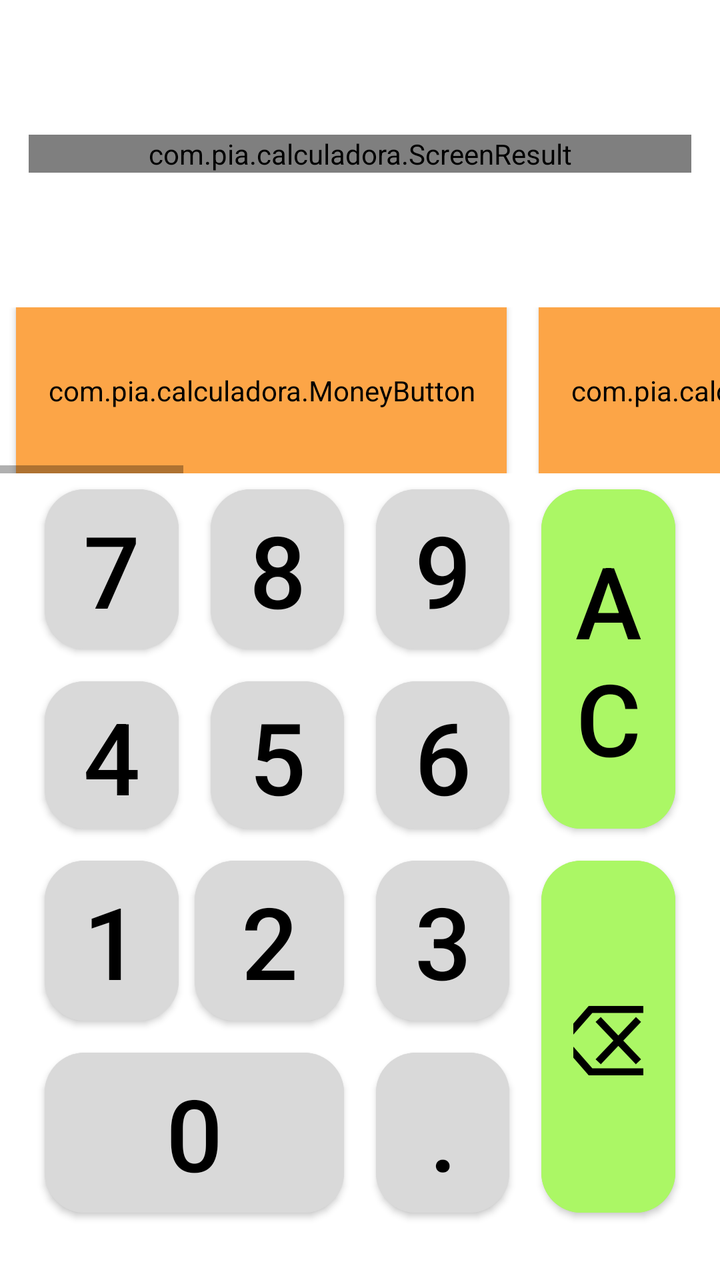
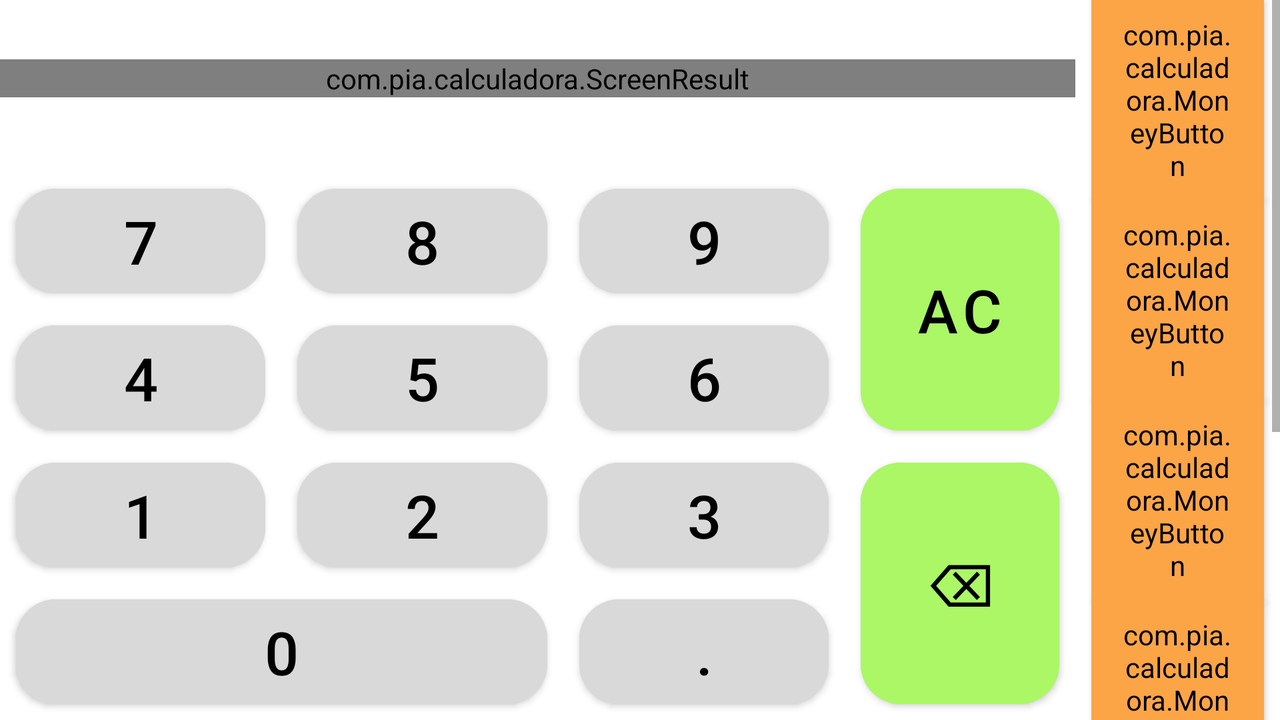

Compare how this app lays out the same screen by default and in its alternative resource folder. The renders come first, then the two layout files and the values they reference.
<!-- AndroidManifest.xml: application theme Theme.Calculadora -->
<!-- res/layout/activity_main.xml -->
<?xml version="1.0" encoding="utf-8"?>
<androidx.constraintlayout.widget.ConstraintLayout xmlns:android="http://schemas.android.com/apk/res/android"
    xmlns:app="http://schemas.android.com/apk/res-auto"
    xmlns:tools="http://schemas.android.com/tools"
    android:layout_width="match_parent"
    android:layout_height="match_parent"
    tools:context=".MainActivity">

    <androidx.constraintlayout.widget.Guideline
        android:id="@+id/guideline2"
        android:layout_width="wrap_content"
        android:layout_height="wrap_content"
        android:orientation="horizontal"
        app:layout_constraintGuide_percent="0.37" />

    <androidx.constraintlayout.widget.Guideline
        android:id="@+id/guideline3"
        android:layout_width="wrap_content"
        android:layout_height="wrap_content"
        android:orientation="horizontal"
        app:layout_constraintGuide_percent="0.24" />

    <androidx.constraintlayout.widget.Guideline
        android:id="@+id/guideline4"
        android:layout_width="wrap_content"
        android:layout_height="wrap_content"
        android:orientation="horizontal"
        app:layout_constraintGuide_percent="0.96" />

    <androidx.constraintlayout.widget.Guideline
        android:id="@+id/guideline5"
        android:layout_width="wrap_content"
        android:layout_height="wrap_content"
        android:orientation="horizontal"
        app:layout_constraintGuide_percent="0.66" />

    <androidx.constraintlayout.widget.Guideline
        android:id="@+id/guideline6"
        android:layout_width="wrap_content"
        android:layout_height="wrap_content"
        android:orientation="horizontal"
        app:layout_constraintGuide_percent="0.81" />

    <androidx.constraintlayout.widget.Guideline
        android:id="@+id/guideline7"
        android:layout_width="wrap_content"
        android:layout_height="wrap_content"
        android:orientation="vertical"
        app:layout_constraintGuide_percent="0.04" />

    <androidx.constraintlayout.widget.Guideline
        android:id="@+id/guideline8"
        android:layout_width="wrap_content"
        android:layout_height="wrap_content"
        android:orientation="vertical"
        app:layout_constraintGuide_percent="0.73" />

    <androidx.constraintlayout.widget.Barrier
        android:id="@+id/barrier2"
        android:layout_width="wrap_content"
        android:layout_height="wrap_content"
        app:barrierDirection="left" />

    <androidx.constraintlayout.widget.Guideline
        android:id="@+id/guideline9"
        android:layout_width="wrap_content"
        android:layout_height="wrap_content"
        android:orientation="vertical"
        app:layout_constraintGuide_percent="0.27" />

    <androidx.constraintlayout.widget.Guideline
        android:id="@+id/guideline10"
        android:layout_width="wrap_content"
        android:layout_height="wrap_content"
        android:orientation="vertical"
        app:layout_constraintGuide_percent="0.5" />

    <Button
        android:id="@+id/btnDecimal"
        style="@style/numberButton"
        android:text="@string/decimal_separator"
        app:layout_constraintBottom_toTopOf="@+id/guideline4"
        app:layout_constraintEnd_toStartOf="@+id/guideline8"
        app:layout_constraintStart_toStartOf="@+id/guideline10"
        app:layout_constraintTop_toTopOf="@+id/guideline6" />

    <Button
        android:id="@+id/btnNumber0"
        style="@style/numberButton"
        android:text="@string/number0"
        app:layout_constraintBottom_toTopOf="@+id/guideline4"
        app:layout_constraintEnd_toStartOf="@+id/guideline10"
        app:layout_constraintStart_toStartOf="@+id/guideline7"
        app:layout_constraintTop_toTopOf="@+id/guideline6" />

    <Button
        android:id="@+id/btnNumber1"
        style="@style/numberButton"
        android:text="@string/number1"
        app:layout_constraintBottom_toTopOf="@+id/guideline6"
        app:layout_constraintEnd_toStartOf="@+id/guideline9"
        app:layout_constraintStart_toStartOf="@+id/guideline7"
        app:layout_constraintTop_toTopOf="@+id/guideline5"/>

    <Button
        android:id="@+id/btnNumber2"
        style="@style/numberButton"
        android:text="@string/number2"
        app:layout_constraintBottom_toTopOf="@+id/guideline6"
        app:layout_constraintEnd_toStartOf="@+id/guideline10"
        app:layout_constraintStart_toEndOf="@+id/btnNumber1"
        app:layout_constraintTop_toTopOf="@+id/guideline5" />

    <Button
        android:id="@+id/btnNumber3"
        style="@style/numberButton"
        android:text="@string/number3"
        app:layout_constraintBottom_toTopOf="@+id/guideline6"
        app:layout_constraintEnd_toStartOf="@+id/guideline8"
        app:layout_constraintStart_toStartOf="@+id/guideline10"
        app:layout_constraintTop_toTopOf="@+id/guideline5" />

    <Button
        android:id="@+id/btnNumber4"
        style="@style/numberButton"
        android:text="@string/number4"
        app:layout_constraintBottom_toTopOf="@+id/guideline5"
        app:layout_constraintEnd_toStartOf="@+id/guideline9"
        app:layout_constraintStart_toStartOf="@+id/guideline7"
        app:layout_constraintTop_toTopOf="@+id/guideline13" />

    <Button
        android:id="@+id/btnNumber5"
        style="@style/numberButton"
        android:text="@string/number5"
        app:layout_constraintBottom_toTopOf="@+id/guideline5"
        app:layout_constraintEnd_toStartOf="@+id/guideline10"
        app:layout_constraintStart_toStartOf="@+id/guideline9"
        app:layout_constraintTop_toTopOf="@+id/guideline13" />

    <Button
        android:id="@+id/btnNumber6"
        style="@style/numberButton"
        android:text="@string/number6"
        app:layout_constraintBottom_toTopOf="@+id/guideline5"
        app:layout_constraintEnd_toStartOf="@+id/guideline8"
        app:layout_constraintStart_toStartOf="@+id/guideline10"
        app:layout_constraintTop_toTopOf="@+id/guideline13" />

    <androidx.constraintlayout.widget.Guideline
        android:id="@+id/guideline11"
        android:layout_width="wrap_content"
        android:layout_height="wrap_content"
        android:orientation="vertical"
        app:layout_constraintGuide_percent="0.96" />

    <Button
        android:id="@+id/btnNumberAc"
        style="@style/numberButton.buttonsDelete"
        android:text="@string/numberAc"
        app:layout_constraintBottom_toTopOf="@+id/guideline5"
        app:layout_constraintEnd_toStartOf="@+id/guideline11"
        app:layout_constraintStart_toStartOf="@+id/guideline8"
        app:layout_constraintTop_toTopOf="@+id/guideline2" />

    <Button
        android:id="@+id/btnNumberDelete"
        style="@style/numberButton.buttonsDelete"
        android:text="@string/numberDelete"
        app:layout_constraintBottom_toTopOf="@+id/guideline4"
        app:layout_constraintEnd_toStartOf="@+id/guideline11"
        app:layout_constraintStart_toStartOf="@+id/guideline8"
        app:layout_constraintTop_toTopOf="@+id/guideline5" />

    <androidx.constraintlayout.widget.Guideline
        android:id="@+id/guideline13"
        android:layout_width="wrap_content"
        android:layout_height="wrap_content"
        android:orientation="horizontal"
        app:layout_constraintGuide_percent="0.52" />

    <Button
        android:id="@+id/btnNumber7"
        style="@style/numberButton"
        android:text="@string/number7"
        app:layout_constraintBottom_toTopOf="@+id/guideline13"
        app:layout_constraintEnd_toStartOf="@+id/guideline9"
        app:layout_constraintStart_toStartOf="@+id/guideline7"
        app:layout_constraintTop_toTopOf="@+id/guideline2" />

    <Button
        android:id="@+id/btnNumber8"
        style="@style/numberButton"
        android:text="@string/number8"
        app:layout_constraintBottom_toTopOf="@+id/guideline13"
        app:layout_constraintEnd_toStartOf="@+id/guideline10"
        app:layout_constraintStart_toStartOf="@+id/guideline9"
        app:layout_constraintTop_toTopOf="@+id/guideline2" />

    <Button
        android:id="@+id/btnNumber9"
        style="@style/numberButton"
        android:text="@string/number9"
        app:layout_constraintBottom_toTopOf="@+id/guideline13"
        app:layout_constraintEnd_toStartOf="@+id/guideline8"
        app:layout_constraintStart_toStartOf="@+id/guideline10"
        app:layout_constraintTop_toTopOf="@+id/guideline2"
        app:layout_constraintVertical_bias="0.47" />

    <com.pia.calculadora.ScreenResult
        android:id="@+id/txScreen"
        style="@style/screenResult"
        app:layout_constraintBottom_toTopOf="@+id/guideline3"
        app:layout_constraintEnd_toStartOf="@+id/guideline11"
        app:layout_constraintStart_toStartOf="@+id/guideline7"
        app:layout_constraintTop_toTopOf="parent" />

    <HorizontalScrollView
        android:id="@+id/scrollMoneyButtons"
        android:layout_width="0dp"
        android:layout_height="0dp"
        app:layout_constraintBottom_toTopOf="@+id/guideline2"
        app:layout_constraintEnd_toEndOf="parent"
        app:layout_constraintStart_toStartOf="parent"
        app:layout_constraintTop_toTopOf="@+id/guideline3">

        <LinearLayout
            android:id="@+id/linearMoneyButtons"
            android:layout_width="wrap_content"
            android:layout_height="match_parent">

            <com.pia.calculadora.MoneyButton
                android:id="@+id/btnMoneyEuro"
                style="@style/moneyButtons"
                android:text="@string/current_money" />

            <com.pia.calculadora.MoneyButton
                android:id="@+id/btnMoneyBTC"
                style="@style/moneyButtons"
                android:text="@string/moneyBTC" />

            <com.pia.calculadora.MoneyButton
                android:id="@+id/btnMoneyADA"
                style="@style/moneyButtons"
                android:text="@string/moneyADA" />

            <com.pia.calculadora.MoneyButton
                android:id="@+id/btnMoneyETH"
                style="@style/moneyButtons"
                android:text="@string/moneyETH" />

            <com.pia.calculadora.MoneyButton
                android:id="@+id/btnMoneyLTC"
                style="@style/moneyButtons"
                android:text="@string/moneyLTC" />

            <Button
                android:id="@+id/btnAddMoney"
                style="@style/moneyButtons.addMoneyButton" />

        </LinearLayout>
    </HorizontalScrollView>
</androidx.constraintlayout.widget.ConstraintLayout>
<!-- resources referenced by this layout -->
<resources>
  <string name="current_money">$</string>
  <string name="decimal_separator">.</string>
  <string name="moneyADA" translatable="false">ADA</string>
  <string name="moneyBTC" translatable="false">BTC</string>
  <string name="moneyETH" translatable="false">ETH</string>
  <string name="moneyLTC" translatable="false">LTC</string>
  <string name="number0" translatable="false">0</string>
  <string name="number1" translatable="false">1</string>
  <string name="number2" translatable="false">2</string>
  <string name="number3" translatable="false">3</string>
  <string name="number4" translatable="false">4</string>
  <string name="number5" translatable="false">5</string>
  <string name="number6" translatable="false">6</string>
  <string name="number7" translatable="false">7</string>
  <string name="number8" translatable="false">8</string>
  <string name="number9" translatable="false">9</string>
  <string name="numberAc" translatable="false">AC</string>
  <string name="numberDelete" translatable="false">⌫</string>
  <style name="moneyButtons" parent="Widget.MaterialComponents.Button">
          <item name="android:layout_width">match_parent</item>
          <item name="android:layout_height">match_parent</item>
          <item name="android:layout_marginStart">8dp</item>
          <item name="android:layout_marginEnd">8dp</item>
          <item name="android:backgroundTint">@color/buttons_money_bg</item>
          <item name="android:textColor">@color/buttons_money_tx</item>
          <item name="android:textSize">20dp</item>
          <item name="cornerRadius">10dp</item>
          <item name="android:layout_weight">1</item>
      </style>
  <style name="moneyButtons.addMoneyButton">
          <item name="cornerRadius">1000dp</item>
          <item name="android:backgroundTint">@color/gray_dark</item>
          <item name="icon">@drawable/ic_add_64</item>
          <item name="iconTint">@color/white</item>
          <item name="android:layout_width">90dp</item>
          <item name="android:layout_height">match_parent</item>
          <item name="android:onClick">addMoney</item>
      </style>
  <style name="numberButton.buttonsDelete">
          <item name="android:backgroundTint">@color/light_green</item>
          <item name="android:onClick">deleteClick</item>
      </style>
  <style name="screenResult" parent="Widget.MaterialComponents.TextView">
          <item name="android:layout_width">0dp</item>
          
          <item name="android:layout_height">wrap_content</item>
          <item name="android:text">0</item>
          <item name="android:gravity">end</item>
          <item name="android:textSize">90sp</item>
          <item name="android:inputType">textMultiLine</item>
  
  
  
  
  
  
      </style>
  <style name="Theme.Calculadora" parent="Theme.MaterialComponents.DayNight.DarkActionBar">
          
          <item name="colorPrimary">@color/purple_500</item>
          <item name="colorPrimaryVariant">@color/purple_700</item>
          <item name="colorOnPrimary">@color/white</item>
          
          <item name="colorSecondary">@color/teal_200</item>
          <item name="colorSecondaryVariant">@color/teal_700</item>
          <item name="colorOnSecondary">@color/black</item>
          
          <item name="android:statusBarColor" tools:targetApi="l">@color/gray</item>
          
          <item name="itemTextColor">@color/black</item>
          <item name="backgroundTint">@color/gray</item>
  
          <item name="windowNoTitle">true</item>
          <item name="windowActionBar">false</item>
      </style>
  <color name="gray_dark">#FF424242</color>
  <color name="white">#FFFFFFFF</color>
  <color name="light_green">#FFABF765</color>
  <color name="purple_500">#FF6200EE</color>
  <color name="purple_700">#FF3700B3</color>
  <color name="teal_200">#FF03DAC5</color>
  <color name="teal_700">#FF018786</color>
  <color name="black">#FF000000</color>
  <color name="gray">#FFD9D9D9</color>
  <!-- some entries are left out for length -->
</resources>
<!-- res/layout-land/activity_main.xml (the repository's variant of the layout above) -->
<!-- drawn on the phone turned sideways -->
<?xml version="1.0" encoding="utf-8"?>
<androidx.constraintlayout.widget.ConstraintLayout xmlns:android="http://schemas.android.com/apk/res/android"
    xmlns:app="http://schemas.android.com/apk/res-auto"
    android:layout_width="match_parent"
    android:layout_height="match_parent">

    <androidx.constraintlayout.widget.Guideline
        android:id="@+id/guideline12"
        android:layout_width="wrap_content"
        android:layout_height="wrap_content"
        android:orientation="vertical"
        app:layout_constraintGuide_percent="0.84" />

    <androidx.constraintlayout.widget.Guideline
        android:id="@+id/guideline14"
        android:layout_width="wrap_content"
        android:layout_height="wrap_content"
        android:orientation="vertical"
        app:layout_constraintGuide_percent="0.22" />

    <androidx.constraintlayout.widget.Guideline
        android:id="@+id/guideline15"
        android:layout_width="wrap_content"
        android:layout_height="wrap_content"
        android:orientation="vertical"
        app:layout_constraintGuide_percent="0.44" />

    <androidx.constraintlayout.widget.Guideline
        android:id="@+id/guideline16"
        android:layout_width="wrap_content"
        android:layout_height="wrap_content"
        android:orientation="vertical"
        app:layout_constraintGuide_percent="0.66" />

    <androidx.constraintlayout.widget.Guideline
        android:id="@+id/guideline17"
        android:layout_width="wrap_content"
        android:layout_height="wrap_content"
        android:orientation="horizontal"
        app:layout_constraintGuide_percent="0.24" />

    <androidx.constraintlayout.widget.Guideline
        android:id="@+id/guideline18"
        android:layout_width="wrap_content"
        android:layout_height="wrap_content"
        android:orientation="horizontal"
        app:layout_constraintGuide_percent="0.43" />

    <androidx.constraintlayout.widget.Guideline
        android:id="@+id/guideline19"
        android:layout_width="wrap_content"
        android:layout_height="wrap_content"
        android:orientation="horizontal"
        app:layout_constraintGuide_percent="0.62" />

    <androidx.constraintlayout.widget.Guideline
        android:id="@+id/guideline20"
        android:layout_width="wrap_content"
        android:layout_height="wrap_content"
        android:orientation="horizontal"
        app:layout_constraintGuide_percent="0.81" />

    <ScrollView
        android:id="@+id/scrollMoneyButtons"
        android:layout_width="0dp"
        android:layout_height="0dp"
        app:layout_constraintBottom_toBottomOf="parent"
        app:layout_constraintEnd_toEndOf="parent"
        app:layout_constraintStart_toStartOf="@+id/guideline12"
        app:layout_constraintTop_toTopOf="parent">

        <LinearLayout
            android:id="@+id/linearMoneyButtons"
            android:layout_width="match_parent"
            android:layout_height="wrap_content"
            android:orientation="vertical">

            <com.pia.calculadora.MoneyButton
                android:id="@+id/btnMoneyEuro"
                style="@style/moneyButtons"
                android:layout_weight="1"
                android:minHeight="40dp"
                android:text="@string/current_money" />

            <com.pia.calculadora.MoneyButton
                android:id="@+id/btnMoneyBTC"
                style="@style/moneyButtons"
                android:layout_weight="1"
                android:text="@string/moneyBTC" />

            <com.pia.calculadora.MoneyButton
                android:id="@+id/btnMoneyADA"
                style="@style/moneyButtons"
                android:layout_weight="1"
                android:text="@string/moneyADA" />

            <com.pia.calculadora.MoneyButton
                android:id="@+id/btnMoneyETH"
                style="@style/moneyButtons"
                android:layout_weight="1"
                android:text="@string/moneyETH" />

            <com.pia.calculadora.MoneyButton
                android:id="@+id/btnMoneyLTC"
                style="@style/moneyButtons"
                android:layout_weight="1"
                android:text="@string/moneyLTC" />

            <Button
                android:id="@+id/btnAddMoney"
                style="@style/moneyButtons.addMoneyButton.addMoneyButtonLand" />
        </LinearLayout>
    </ScrollView>

    <Button
        android:id="@+id/btnNumber0"
        style="@style/numberButton"
        android:text="@string/number0"
        app:layout_constraintBottom_toBottomOf="parent"
        app:layout_constraintEnd_toStartOf="@+id/guideline15"
        app:layout_constraintStart_toStartOf="parent"
        app:layout_constraintTop_toTopOf="@+id/guideline20" />

    <Button
        android:id="@+id/btnDecimal"
        style="@style/numberButton"
        android:text="@string/decimal_separator"
        app:layout_constraintBottom_toBottomOf="parent"
        app:layout_constraintEnd_toStartOf="@+id/guideline16"
        app:layout_constraintStart_toStartOf="@+id/guideline15"
        app:layout_constraintTop_toTopOf="@+id/guideline20" />

    <Button
        android:id="@+id/btnNumberDelete"
        style="@style/numberButton.buttonsDelete"
        android:text="@string/numberDelete"
        app:layout_constraintBottom_toBottomOf="parent"
        app:layout_constraintEnd_toStartOf="@+id/guideline12"
        app:layout_constraintStart_toStartOf="@+id/guideline16"
        app:layout_constraintTop_toTopOf="@+id/guideline19" />

    <Button
        android:id="@+id/btnNumber1"
        style="@style/numberButton"
        android:text="@string/number1"
        app:layout_constraintBottom_toTopOf="@+id/guideline20"
        app:layout_constraintEnd_toStartOf="@+id/guideline14"
        app:layout_constraintStart_toStartOf="parent"
        app:layout_constraintTop_toTopOf="@+id/guideline19" />

    <Button
        android:id="@+id/btnNumber2"
        style="@style/numberButton"
        android:text="@string/number2"
        app:layout_constraintBottom_toTopOf="@+id/guideline20"
        app:layout_constraintEnd_toStartOf="@+id/guideline15"
        app:layout_constraintStart_toStartOf="@+id/guideline14"
        app:layout_constraintTop_toTopOf="@+id/guideline19" />

    <Button
        android:id="@+id/btnNumber3"
        style="@style/numberButton"
        android:text="@string/number3"
        app:layout_constraintBottom_toTopOf="@+id/guideline20"
        app:layout_constraintEnd_toStartOf="@+id/guideline16"
        app:layout_constraintStart_toStartOf="@+id/guideline15"
        app:layout_constraintTop_toTopOf="@+id/guideline19" />

    <Button
        android:id="@+id/btnNumber4"
        style="@style/numberButton"
        android:text="@string/number4"
        app:layout_constraintBottom_toTopOf="@+id/guideline19"
        app:layout_constraintEnd_toStartOf="@+id/guideline14"
        app:layout_constraintStart_toStartOf="parent"
        app:layout_constraintTop_toTopOf="@+id/guideline18" />

    <Button
        android:id="@+id/btnNumber5"
        style="@style/numberButton"
        android:text="@string/number5"
        app:layout_constraintBottom_toTopOf="@+id/guideline19"
        app:layout_constraintEnd_toStartOf="@+id/guideline15"
        app:layout_constraintStart_toStartOf="@+id/guideline14"
        app:layout_constraintTop_toTopOf="@+id/guideline18" />

    <Button
        android:id="@+id/btnNumber6"
        style="@style/numberButton"
        android:text="@string/number6"
        app:layout_constraintBottom_toTopOf="@+id/guideline19"
        app:layout_constraintEnd_toStartOf="@+id/guideline16"
        app:layout_constraintStart_toStartOf="@+id/guideline15"
        app:layout_constraintTop_toTopOf="@+id/guideline18" />

    <Button
        android:id="@+id/btnNumber7"
        style="@style/numberButton"
        android:text="@string/number7"
        app:layout_constraintBottom_toTopOf="@+id/guideline18"
        app:layout_constraintEnd_toStartOf="@+id/guideline14"
        app:layout_constraintStart_toStartOf="parent"
        app:layout_constraintTop_toTopOf="@+id/guideline17" />

    <Button
        android:id="@+id/btnNumber8"
        style="@style/numberButton"
        android:text="@string/number8"
        app:layout_constraintBottom_toTopOf="@+id/guideline18"
        app:layout_constraintEnd_toStartOf="@+id/guideline15"
        app:layout_constraintStart_toStartOf="@+id/guideline14"
        app:layout_constraintTop_toTopOf="@+id/guideline17" />

    <Button
        android:id="@+id/btnNumber9"
        style="@style/numberButton"
        android:text="@string/number9"
        app:layout_constraintBottom_toTopOf="@+id/guideline18"
        app:layout_constraintEnd_toStartOf="@+id/guideline16"
        app:layout_constraintStart_toStartOf="@+id/guideline15"
        app:layout_constraintTop_toTopOf="@+id/guideline17" />

    <Button
        android:id="@+id/btnNumberAc"
        style="@style/numberButton.buttonsDelete"

        android:text="@string/numberAc"
        app:layout_constraintBottom_toTopOf="@+id/guideline19"
        app:layout_constraintEnd_toStartOf="@+id/guideline12"
        app:layout_constraintStart_toStartOf="@+id/guideline16"
        app:layout_constraintTop_toTopOf="@+id/guideline17" />

    <com.pia.calculadora.ScreenResult
        android:id="@+id/txScreen"
        style="@style/screenResult"
        android:textSize="70sp"
        android:layout_marginBottom="8dp"
        app:layout_constraintBottom_toTopOf="@+id/guideline17"
        app:layout_constraintEnd_toStartOf="@+id/guideline12"
        app:layout_constraintStart_toStartOf="parent"
        app:layout_constraintTop_toTopOf="parent" />
</androidx.constraintlayout.widget.ConstraintLayout>
<!-- resources referenced by the variant -->
<!-- as the phone turned sideways resolves them -->
<resources>
  <string name="current_money">$</string>
  <string name="decimal_separator">.</string>
  <string name="moneyADA" translatable="false">ADA</string>
  <string name="moneyBTC" translatable="false">BTC</string>
  <string name="moneyETH" translatable="false">ETH</string>
  <string name="moneyLTC" translatable="false">LTC</string>
  <string name="number0" translatable="false">0</string>
  <string name="number1" translatable="false">1</string>
  <string name="number2" translatable="false">2</string>
  <string name="number3" translatable="false">3</string>
  <string name="number4" translatable="false">4</string>
  <string name="number5" translatable="false">5</string>
  <string name="number6" translatable="false">6</string>
  <string name="number7" translatable="false">7</string>
  <string name="number8" translatable="false">8</string>
  <string name="number9" translatable="false">9</string>
  <string name="numberAc" translatable="false">AC</string>
  <string name="numberDelete" translatable="false">⌫</string>
  <!-- from res/values-land/ -->
  <style name="moneyButtons" parent="Widget.MaterialComponents.Button">
          <item name="android:layout_width">match_parent</item>
          <item name="android:layout_height">100dp</item>
          <item name="android:layout_marginStart">8dp</item>
          <item name="android:layout_marginEnd">8dp</item>
          <item name="android:backgroundTint">@color/buttons_money_bg</item>
          <item name="android:textColor">@color/buttons_money_tx</item>
          <item name="android:textSize">20dp</item>
          <item name="cornerRadius">10dp</item>
          <item name="android:layout_weight">1</item>
      </style>
  <style name="moneyButtons.addMoneyButton.addMoneyButtonLand">
          <item name="cornerRadius">1000dp</item>
          <item name="android:backgroundTint">@color/gray_dark</item>
          <item name="icon">@drawable/ic_add_64</item>
          <item name="iconTint">@color/white</item>
          <item name="iconGravity">textTop</item>
          <item name="android:layout_width">match_parent</item>
          <item name="android:layout_height">100dp</item>
          <item name="android:onClick">addMoney</item>
      </style>
  <style name="numberButton.buttonsDelete">
          <item name="android:backgroundTint">@color/light_green</item>
          <item name="android:onClick">deleteClick</item>
      </style>
  <style name="screenResult" parent="Widget.MaterialComponents.TextView">
          <item name="android:layout_width">0dp</item>
          
          <item name="android:layout_height">wrap_content</item>
          <item name="android:text">0</item>
          <item name="android:gravity">end</item>
          <item name="android:textSize">90sp</item>
          <item name="android:inputType">textMultiLine</item>
  
  
  
  
  
  
      </style>
  <style name="Theme.Calculadora" parent="Theme.MaterialComponents.DayNight.DarkActionBar">
          
          <item name="colorPrimary">@color/purple_500</item>
          <item name="colorPrimaryVariant">@color/purple_700</item>
          <item name="colorOnPrimary">@color/white</item>
          
          <item name="colorSecondary">@color/teal_200</item>
          <item name="colorSecondaryVariant">@color/teal_700</item>
          <item name="colorOnSecondary">@color/black</item>
          
          <item name="android:statusBarColor" tools:targetApi="l">@color/gray</item>
          
          <item name="itemTextColor">@color/black</item>
          <item name="backgroundTint">@color/gray</item>
  
          <item name="windowNoTitle">true</item>
          <item name="windowActionBar">false</item>
      </style>
  <color name="gray_dark">#FF424242</color>
  <color name="white">#FFFFFFFF</color>
  <color name="light_green">#FFABF765</color>
  <color name="purple_500">#FF6200EE</color>
  <color name="purple_700">#FF3700B3</color>
  <color name="teal_200">#FF03DAC5</color>
  <color name="teal_700">#FF018786</color>
  <color name="black">#FF000000</color>
  <color name="gray">#FFD9D9D9</color>
  <!-- some entries are left out for length -->
</resources>
